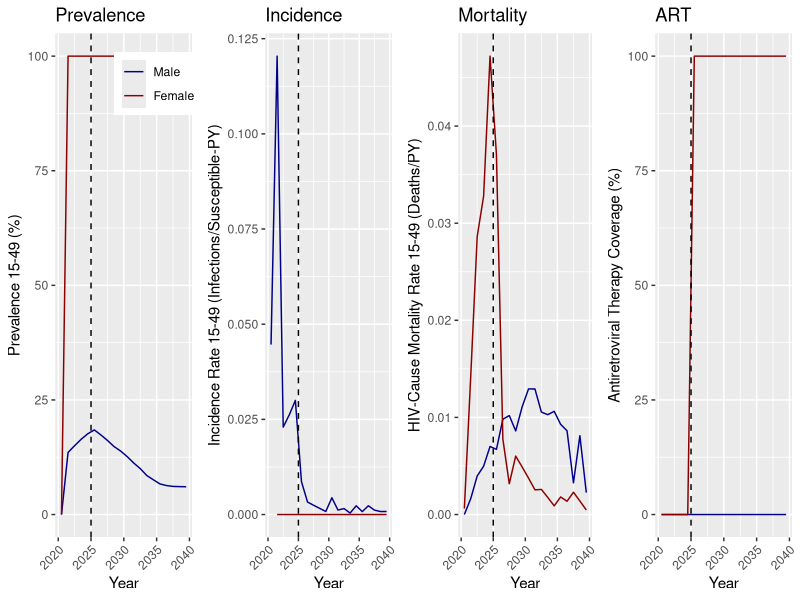

This chart was generated by the following R code:
# SUMMARY: Plot HIV prevalence, incidence rate, mortality rate, and number on ART for ages 15-49 by gender
# INPUT: output/ReportHIVByAgeAndGender.csv
# OUTPUT: figs/HIV_Summary.png


rm( list=ls( all=TRUE ) )
graphics.off()

library(reshape)
library(ggplot2)
library(gridExtra)

ART_YEAR = 2025

fig_dir = 'figs'
if( !file.exists(fig_dir) ) {
    dir.create(fig_dir)
}

dat = read.csv(file.path("output", "ReportHIVByAgeAndGender.csv"))

prevalent.m = melt(dat, 
    id=c("Year", "Gender", "Age"),
    measure=c("Population", "Infected", "On_ART"))

incident.m = melt(dat, 
    id=c("Year", "Gender", "Age"),
    measure=c("Died", "Died_from_HIV", "Newly.Infected"))

Years = unique(prevalent.m$Year)
nYears = 2*floor(length(Years)/2)   # Make it even
midYears = Years[seq(0,nYears-1) %% 2 == 0]   # First is mid-year

# midYear function for stitching half years together
midYear = function(year) {
    if( any(midYears == year) ) {
        return(year)
    }

    idx = which(year == Years)
    stopifnot(idx > 0)
    return( Years[[idx-1]] )
}

prevalent.m = prevalent.m[prevalent.m$Year %in% midYears,]
prevalent.c = cast(prevalent.m, Year + Gender~ variable, sum, subset=(Age>=15 & Age<50))

incident.m$Year = sapply(incident.m$Year, midYear)
incident.c = cast(incident.m, Year + Gender ~ variable, sum, subset=(Age>=15 & Age<50))

both.c = merge(prevalent.c, incident.c, by=c("Year", "Gender"))
both.c$Prevalence = 100 * both.c$Infected / both.c$Population
both.c$IncidenceRate = both.c$Newly.Infected / (both.c$Population - both.c$Infected)
both.c$IncidenceRate[ is.nan(both.c$IncidenceRate) ] = 0
both.c$HIVCauseMortalityRate = both.c$Died_from_HIV / both.c$Population
both.c$ARTCoverage = 100 * both.c$On_ART / both.c$Infected
both.c$ARTCoverage[ is.nan(both.c$ARTCoverage) ] = 0
both.c$Gender = factor(both.c$Gender, labels=c("Male", "Female"))

# set female incidence rate to zero in seed year to avoid meaningless spike upon seeding infections
both.c$IncidenceRate[is.na(both.c$IncidenceRate) & both.c$Gender=='Female'] <- 0
both.c$IncidenceRate[both.c$Year==2020.5 & both.c$Gender=='Female'] <- NA

p.prevalence = ggplot(both.c, aes(x=Year, y=Prevalence, colour=Gender)) +
    geom_line() +
    geom_vline(xintercept=ART_YEAR, colour="black", linetype="dashed") + # ART in ART_YEAR
    scale_color_manual(values=c("darkblue", "darkred")) +
    theme(axis.text.x = element_text(angle = 45, hjust = 1)) +
    theme(legend.position=c(0.75,0.9)) +
    theme(legend.title=element_blank()) +
    xlab( "Year" ) +
    ylab( "Prevalence 15-49 (%)" ) +
    ggtitle( "Prevalence" )

p.incidence = ggplot(both.c, aes(x=Year, y=IncidenceRate, colour=Gender)) +
    geom_line() +
    geom_vline(xintercept=ART_YEAR, colour="black", linetype="dashed") + # ART in ART_YEAR
    scale_color_manual(values=c("darkblue", "darkred")) +
    theme(axis.text.x = element_text(angle = 45, hjust = 1)) +
    theme(legend.position="none") +
    theme(legend.title=element_blank()) +
    xlab( "Year" ) +
    ylab( "Incidence Rate 15-49 (Infections/Susceptible-PY)" ) +
    ggtitle( "Incidence" )

p.deaths = ggplot(both.c, aes(x=Year, y=HIVCauseMortalityRate, colour=Gender)) +
    geom_line() +
    geom_vline(xintercept=ART_YEAR, colour="black", linetype="dashed") + # ART in ART_YEAR
    scale_color_manual(values=c("darkblue", "darkred")) +
    theme(axis.text.x = element_text(angle = 45, hjust = 1)) +
    theme(legend.position="none") +
    theme(legend.title=element_blank()) +
    xlab( "Year" ) +
    ylab( "HIV-Cause Mortality Rate 15-49 (Deaths/PY)" ) +
    ggtitle( "Mortality" )

p.ART = ggplot(both.c, aes(x=Year, y=ARTCoverage, colour=Gender)) +
    geom_line() +
    geom_vline(xintercept=ART_YEAR, colour="black", linetype="dashed") + # ART in ART_YEAR
    scale_color_manual(values=c("darkblue", "darkred")) +
    theme(axis.text.x = element_text(angle = 45, hjust = 1)) +
    theme(legend.position="none") +
    theme(legend.title=element_blank()) +
    xlab( "Year" ) +
    ylab( "Antiretroviral Therapy Coverage (%)" ) +
    ggtitle( "ART" )

q = grid.arrange(p.prevalence, p.incidence, p.deaths, p.ART, ncol=4)

ggsave(file.path(fig_dir,"HIV_Summary.png"), plot=q, width=8, height=4)
